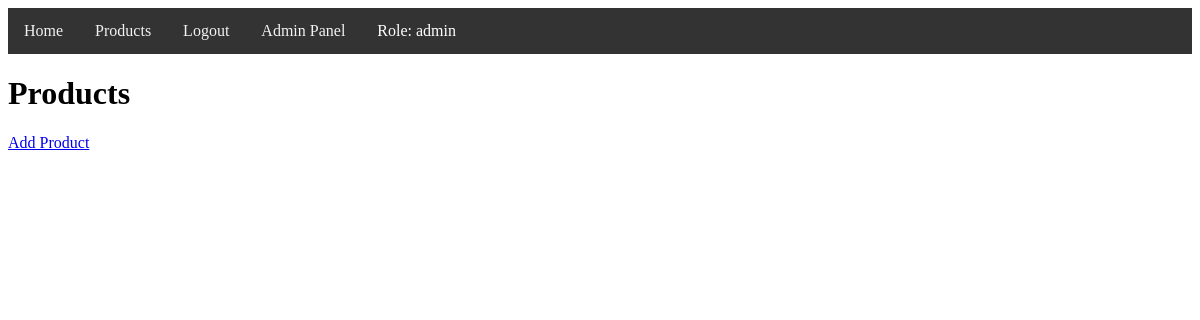
Page /products (signed in) on the earlier database version.
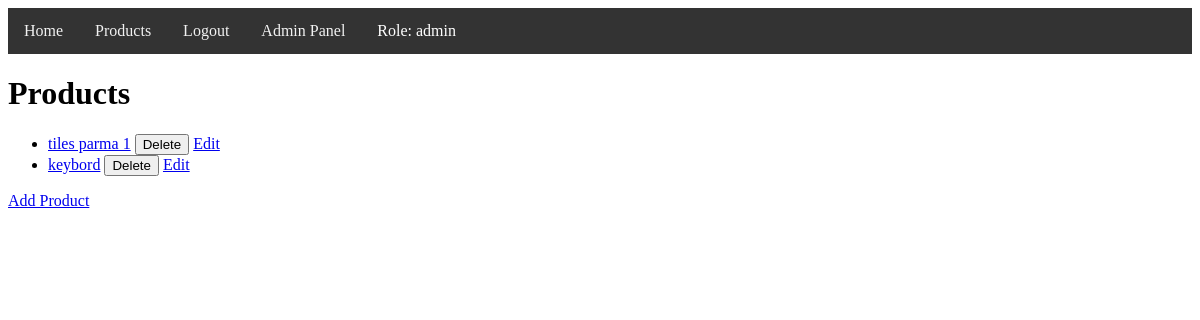
Same page on the later database version.
### models/product/product.py (models this page shows)
class Product(db.Model):
    id = db.Column(db.Integer, primary_key=True)
    name = db.Column(db.String(150), unique=True, nullable=False)
    description = db.Column(db.String(500), nullable=False)
    price = db.Column(db.Float, nullable=False)

### controllers/product/product_view.py (the view)
@product_blueprint.route('/products')
def products():
    if 'user_id' not in session:
        flash('You need to be logged in to view this page.', 'danger')
        return redirect(url_for('user.login'))
    all_products = Product.query.all()
    user = User.query.get(session.get('user_id')) if 'user_id' in session else None
    return render_template('products.html', products=all_products, user=user)

### templates/products.html (shortened to what this page needs)
{% extends "base.html" %}
{% block content %}
<h1>Products</h1>
<ul>
    {% for product in products %}
    <li>
        <a href="{{ url_for('product.product_detail', product_id=product.id) }}">{{ product.name }}</a>
        {% if session.get('user_id') %}
            {% if session.get('role') in ['admin', 'user'] %}
                <form method="POST" action="{{ url_for('product.delete_product', product_id=product.id) }}" style="display:inline;">
                    <button type="submit">Delete</button>
                </form>
                <a href="{{ url_for('product.edit_product', product_id=product.id) }}">Edit</a>
            {% elif session.get('role') == 'client' %}
                <button>Add to Cart</button>
            {% endif %}
        {% endif %}
    </li>
    {% endfor %}
</ul>
{% if session.get('user_id') and session.get('role') in ['admin', 'user'] %}
    <a href="{{ url_for('product.add_product') }}">Add Product</a>
{% endif %}
{% endblock %}

### templates/base.html (shortened to what this page needs)
<!doctype html>
<html lang="en">
<head>
</head>
<body>
    <div class="navbar">
        <a href="{{ url_for('user.home') }}">Home</a>
        {% if session.get('user_id') %}
            <a href="{{ url_for('product.products') }}">Products</a>
            <a href="{{ url_for('user.logout') }}">Logout</a>
            {% if session.get('role') == 'admin' %}
                <a href="{{ url_for('user.admin') }}">Admin Panel</a>
            {% endif %}
            <span style="color: white; padding: 14px 16px;">Role: {{ session.get('role') }}</span>
        {% else %}
            <a href="{{ url_for('user.login') }}">Login</a>
        {% endif %}
    </div>
    {% block content %}{% endblock %}
</body>
</html>

### templates/base.html (style rules this page uses)
.navbar { display: flex; background-color: #333; overflow: hidden; }
.navbar a { float: left; display: block; color: #f2f2f2; text-align: center; padding: 14px 16px; text-decoration: none; }

Differences in the rows shown:
added Product: name "tiles parma 1"
added Product: name "keybord"
